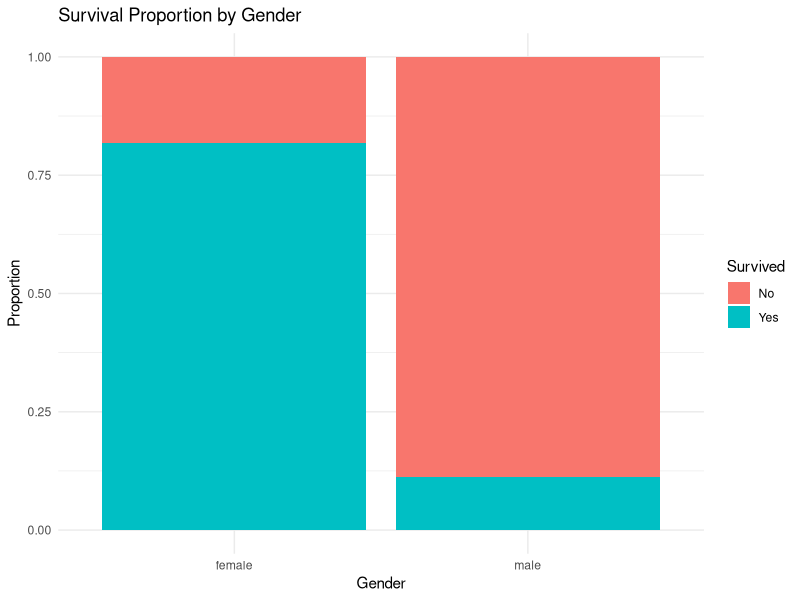
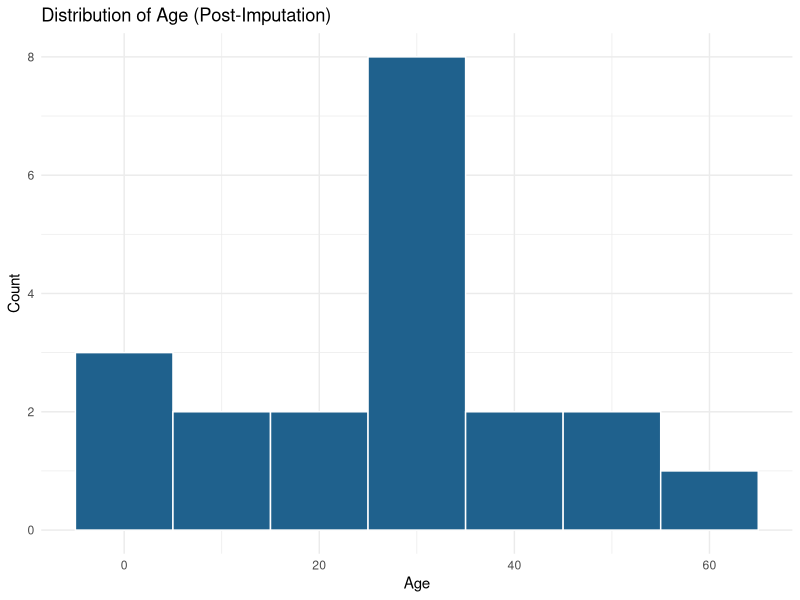

Write R code to recreate these figures, in order.

# Week 1: Data Cleaning and Preliminary Analysis with R

library(dplyr)
library(ggplot2)
library(tidyr)

# Sample Representative Titanic Dataset (Direct In-Memory)
titanic_data <- data.frame(
  PassengerId = 1:20,
  Survived = c(0, 1, 1, 1, 0, 0, 0, 0, 1, 1, 1, 1, 0, 0, 0, 1, 0, 1, 0, 1),
  Pclass = c(3, 1, 3, 1, 3, 3, 1, 3, 3, 2, 3, 1, 3, 3, 3, 2, 3, 2, 3, 3),
  Name = paste("Passenger", 1:20),
  Sex = c("male", "female", "female", "female", "male", "male", "male", "male", 
          "female", "female", "female", "female", "male", "male", "female", 
          "female", "male", "male", "female", "female"),
  Age = c(22, 38, 26, 35, 35, NA, 54, 2, 27, 14, 4, 58, 20, 39, 14, 55, 2, NA, 31, NA),
  SibSp = c(1, 1, 0, 1, 0, 0, 0, 3, 0, 1, 1, 0, 0, 1, 0, 0, 4, 0, 1, 0),
  Parch = c(0, 0, 0, 0, 0, 0, 0, 1, 2, 0, 1, 0, 0, 5, 0, 0, 1, 0, 0, 0),
  Fare = c(7.25, 71.28, 7.92, 53.1, 8.05, 8.45, 51.86, 21.07, 11.13, 30.07, 
           16.7, 26.55, 8.05, 31.27, 7.85, 16.0, 29.12, 13.0, 18.0, 110.0),
  Embarked = c("S", "C", "S", "S", "S", "Q", "S", "S", "S", "C", "S", "S", "S", "S", "S", "S", "Q", "S", "S", ""),
  Cabin = c(NA, "C85", NA, "C123", NA, NA, "E46", NA, NA, NA, "G6", "C103", NA, NA, NA, NA, NA, NA, NA, NA),
  stringsAsFactors = FALSE
)

cat("--- Initial Data Structure ---\n")
str(titanic_data)

# 1. Missing Value Imputation
median_age <- median(titanic_data$Age, na.rm = TRUE)
titanic_data$Age[is.na(titanic_data$Age)] <- median_age
titanic_data$Embarked[titanic_data$Embarked == "" | is.na(titanic_data$Embarked)] <- "S"
titanic_data <- titanic_data %>% select(-Cabin)

# 2. Outlier Capping (IQR Method)
Q1 <- quantile(titanic_data$Fare, 0.25)
Q3 <- quantile(titanic_data$Fare, 0.75)
IQR_fare <- Q3 - Q1
upper_threshold <- Q3 + 1.5 * IQR_fare
titanic_data$Fare_Capped <- ifelse(titanic_data$Fare > upper_threshold, upper_threshold, titanic_data$Fare)

# 3. Factor Conversion
titanic_data$Survived <- factor(titanic_data$Survived, levels = c(0, 1), labels = c("No", "Yes"))
titanic_data$Pclass <- factor(titanic_data$Pclass, levels = c(1, 2, 3), labels = c("1st", "2nd", "3rd"))
titanic_data$Sex <- factor(titanic_data$Sex)
titanic_data$Embarked <- factor(titanic_data$Embarked)

cat("\n--- Cleaned Data Summary ---\n")
summary(titanic_data[, c("Age", "Fare_Capped", "Survived", "Sex", "Pclass")])

# 4. Survival Rates
cat("\n--- Survival by Gender (%) ---\n")
print(round(prop.table(table(titanic_data$Sex, titanic_data$Survived), margin = 1) * 100, 2))

# 5. Visualizations
p1 <- ggplot(titanic_data, aes(x = Sex, fill = Survived)) +
  geom_bar(position = "fill") +
  labs(title = "Survival Proportion by Gender", y = "Proportion", x = "Gender") +
  theme_minimal()

p2 <- ggplot(titanic_data, aes(x = Age)) +
  geom_histogram(binwidth = 10, fill = "#1F618D", color = "white") +
  labs(title = "Distribution of Age (Post-Imputation)", x = "Age", y = "Count") +
  theme_minimal()

print(p1)
print(p2)
